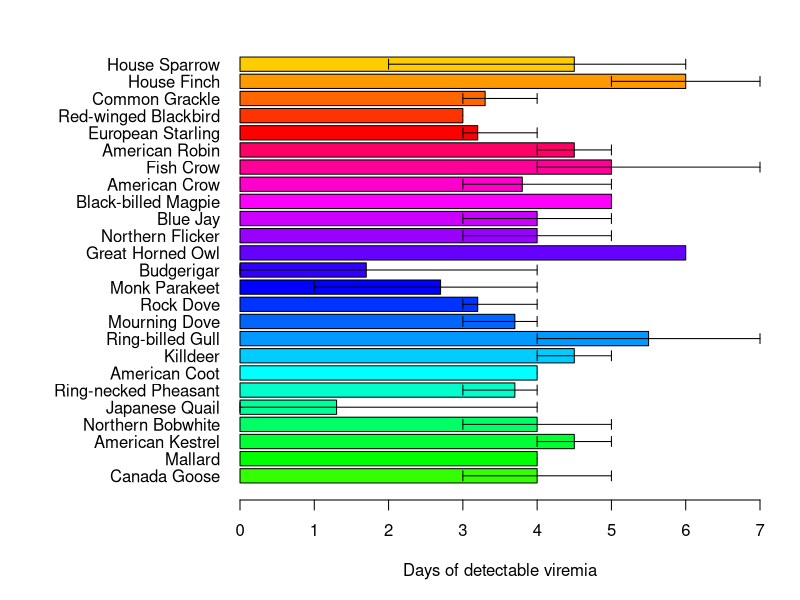

This figure's R source:
## ---- chunk 1
knitr::opts_chunk$set(echo = TRUE)
## ---- chunk 2
# Manually transcribe duration (mean, lo, hi) from the last table column
duration <- data.frame(
  Bird = c("Canada Goose","Mallard", 
           "American Kestrel","Northern Bobwhite",
           "Japanese Quail","Ring-necked Pheasant",
           "American Coot","Killdeer",
           "Ring-billed Gull","Mourning Dove",
           "Rock Dove","Monk Parakeet",
           "Budgerigar","Great Horned Owl",
           "Northern Flicker","Blue Jay",
           "Black-billed Magpie","American Crow",
           "Fish Crow","American Robin",
           "European Starling","Red-winged Blackbird",
           "Common Grackle","House Finch","House Sparrow"),
  mean = c(4.0,4.0,4.5,4.0,1.3,3.7,4.0,4.5,5.5,3.7,3.2,2.7,1.7,6.0,4.0,
           4.0,5.0,3.8,5.0,4.5,3.2,3.0,3.3,6.0,4.5),
  lo   = c(3,4,4,3,0,3,4,4,4,3,3,1,0,6,3,
           3,5,3,4,4,3,3,3,5,2),
  hi   = c(5,4,5,5,4,4,4,5,7,4,4,4,4,6,5,
           5,5,5,7,5,4,3,4,7,6)
)

# Choose some colors
cols <- c(rainbow(30)[c(10:29,1:5)])  # rainbow colors

# horizontal barplot
par(mar=c(5,12,2,2))  # wider left margin for names
bp <- barplot(duration$mean, horiz=TRUE, names.arg=duration$Bird,
              las=1, col=cols, xlab="Days of detectable viremia", xlim=c(0,7))

# add error bars
arrows(duration$lo, bp, duration$hi, bp,
       angle=90, code=3, length=0.05, col="black", xpd=TRUE)
## ---- chunk 3
# put code for analysis here
## ---- chunk 4
# put code for plotting here
